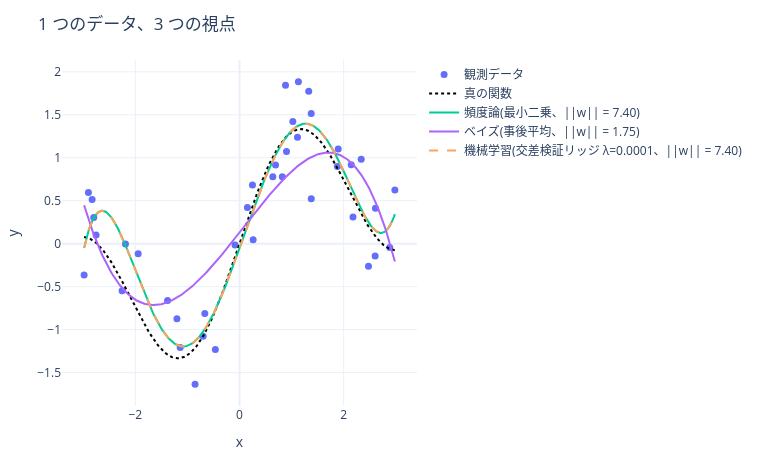

Here is the notebook cell this chart was saved with:
### Markdown cell above
## 1. 問題設定

真の関数

$$
f(x) = \sin(1.5 x) + 0.3 x
$$

に正規ノイズ(標準偏差 0.35)を乗せた 40 点を、5 次多項式で当てはめる。

このデータは `linear_algebra` / `neural_net` / `bayesian` / `machine_learning` /
`statistics` の 5 書で **同一の生成器** から作られている。
各書が同じ問題を自分の道具で解いており、`analytics/report` の横断テストが
5 書の数値一致を検証している。

### Code cell
x, y = datasets.make_capstone_dataset(seed=0)
print(f"n = {x.size}   x in [{x.min():.3f}, {x.max():.3f}]   真の関数 f(x) = sin(1.5x) + 0.3x")
plotting.capstone_three_lenses()

### Figure 1 — Plotly figure (JSON) as saved in the notebook; plotly's stock layout.template omitted (floating-point values rounded to 4 significant figures; data arrays with more than 128 entries replaced by an {"elided": "..."} marker saying what was removed)
{"data": [{"marker": {"size": 7}, "mode": "markers", "name": "観測データ", "type": "scatter", "x": [-2.984, -2.901, -2.83, -2.798, -2.754, -2.254, -2.189, -1.946, -1.381, -1.202, -1.139, -0.8532, -0.6979, -0.6665, -0.4639, -0.08499, 0.1521, 0.2488, 0.2617, 0.6398, 0.6923, 0.8218, 0.8831, 0.9028, 1.024, 1.113, 1.131, 1.329, 1.377, 1.378, 1.88, 1.895, 2.144, 2.179, 2.337, 2.477, 2.604, 2.61, 2.885, 2.983], "y": [-0.3637, 0.5951, 0.5148, 0.3044, 0.1021, -0.5486, -0.004462, -0.1184, -0.6609, -0.8735, -1.207, -1.637, -1.077, -0.8115, -1.231, -0.01434, 0.4223, 0.6828, 0.0467, 0.7794, 0.9166, 0.7805, 1.844, 1.074, 1.422, 1.239, 1.886, 1.773, 1.515, 0.5216, 0.8987, 1.102, 0.9197, 0.3108, 0.983, -0.2615, -0.1426, 0.4114, -0.04417, 0.6239]}, {"line": {"color": "black", "dash": "dot"}, "mode": "lines", "name": "真の関数", "type": "scatter", "x": {"elided": "300 float values"}, "y": {"elided": "300 float values"}}, {"mode": "lines", "name": "頻度論(最小二乗、||w|| = 7.40)", "type": "scatter", "x": {"elided": "300 float values"}, "y": {"elided": "300 float values"}}, {"mode": "lines", "name": "ベイズ(事後平均、||w|| = 1.75)", "type": "scatter", "x": {"elided": "300 float values"}, "y": {"elided": "300 float values"}}, {"line": {"dash": "dash"}, "mode": "lines", "name": "機械学習(交差検証リッジ λ=0.0001、||w|| = 7.40)", "type": "scatter", "x": {"elided": "300 float values"}, "y": {"elided": "300 float values"}}], "layout": {"height": 460, "margin": {"b": 50, "l": 60, "r": 30, "t": 60}, "title": {"text": "1 つのデータ、3 つの視点"}, "width": 760, "xaxis": {"title": {"text": "x"}}, "yaxis": {"title": {"text": "y"}}}}
